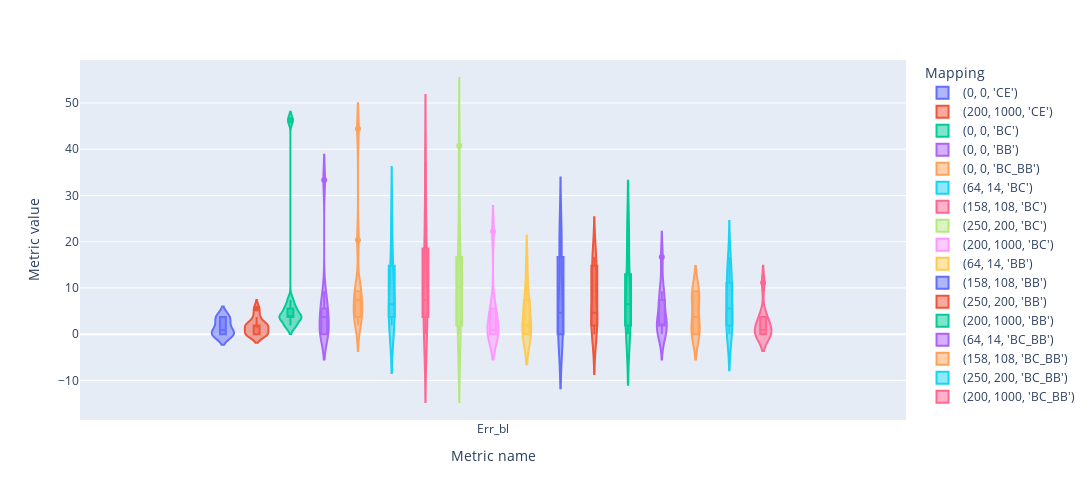

Source (notebook cell):
### Markdown cell above
### Blue highway

### Code cell
fig = px.violin(bl, y='Metric value', x='Metric name', color='Mapping', box=True, height=500, width=1200)
fig.show()

### Figure 1 — Plotly figure (JSON) as saved in the notebook; plotly's stock layout.template omitted (floating-point values rounded to 4 significant figures)
{"data": [{"alignmentgroup": "True", "box": {"visible": true}, "hovertemplate": "Mapping=(0, 0, 'CE')<br>Metric name=%{x}<br>Metric value=%{y}<extra></extra>", "legendgroup": "(0, 0, 'CE')", "marker": {"color": "#636efa"}, "name": "(0, 0, 'CE')", "offsetgroup": "(0, 0, 'CE')", "orientation": "v", "scalegroup": "True", "showlegend": true, "type": "violin", "x": ["Err_bl", "Err_bl", "Err_bl", "Err_bl", "Err_bl", "Err_bl", "Err_bl", "Err_bl", "Err_bl", "Err_bl"], "x0": " ", "xaxis": "x", "y": [1.852, 3.704, 3.704, 0, 0, 1.852, 3.704, 0, 0, 0], "y0": " ", "yaxis": "y"}, {"alignmentgroup": "True", "box": {"visible": true}, "hovertemplate": "Mapping=(200, 1000, 'CE')<br>Metric name=%{x}<br>Metric value=%{y}<extra></extra>", "legendgroup": "(200, 1000, 'CE')", "marker": {"color": "#EF553B"}, "name": "(200, 1000, 'CE')", "offsetgroup": "(200, 1000, 'CE')", "orientation": "v", "scalegroup": "True", "showlegend": true, "type": "violin", "x": ["Err_bl", "Err_bl", "Err_bl", "Err_bl", "Err_bl", "Err_bl", "Err_bl", "Err_bl", "Err_bl", "Err_bl"], "x0": " ", "xaxis": "x", "y": [1.852, 0, 1.852, 1.852, 0, 0, 1.852, 3.704, 5.556, 0], "y0": " ", "yaxis": "y"}, {"alignmentgroup": "True", "box": {"visible": true}, "hovertemplate": "Mapping=(0, 0, 'BC')<br>Metric name=%{x}<br>Metric value=%{y}<extra></extra>", "legendgroup": "(0, 0, 'BC')", "marker": {"color": "#00cc96"}, "name": "(0, 0, 'BC')", "offsetgroup": "(0, 0, 'BC')", "orientation": "v", "scalegroup": "True", "showlegend": true, "type": "violin", "x": ["Err_bl", "Err_bl", "Err_bl", "Err_bl", "Err_bl", "Err_bl", "Err_bl", "Err_bl", "Err_bl", "Err_bl"], "x0": " ", "xaxis": "x", "y": [1.852, 5.556, 3.704, 46.3, 3.704, 5.556, 3.704, 1.852, 7.407, 3.704], "y0": " ", "yaxis": "y"}, {"alignmentgroup": "True", "box": {"visible": true}, "hovertemplate": "Mapping=(0, 0, 'BB')<br>Metric name=%{x}<br>Metric value=%{y}<extra></extra>", "legendgroup": "(0, 0, 'BB')", "marker": {"color": "#ab63fa"}, "name": "(0, 0, 'BB')", "offsetgroup": "(0, 0, 'BB')", "orientation": "v", "scalegroup": "True", "showlegend": true, "type": "violin", "x": ["Err_bl", "Err_bl", "Err_bl", "Err_bl", "Err_bl", "Err_bl", "Err_bl", "Err_bl", "Err_bl", "Err_bl"], "x0": " ", "xaxis": "x", "y": [0, 5.556, 5.556, 33.33, 0, 0, 1.852, 9.259, 5.556, 1.852], "y0": " ", "yaxis": "y"}, {"alignmentgroup": "True", "box": {"visible": true}, "hovertemplate": "Mapping=(0, 0, 'BC_BB')<br>Metric name=%{x}<br>Metric value=%{y}<extra></extra>", "legendgroup": "(0, 0, 'BC_BB')", "marker": {"color": "#FFA15A"}, "name": "(0, 0, 'BC_BB')", "offsetgroup": "(0, 0, 'BC_BB')", "orientation": "v", "scalegroup": "True", "showlegend": true, "type": "violin", "x": ["Err_bl", "Err_bl", "Err_bl", "Err_bl", "Err_bl", "Err_bl", "Err_bl", "Err_bl", "Err_bl", "Err_bl"], "x0": " ", "xaxis": "x", "y": [20.37, 5.556, 9.259, 44.44, 1.852, 9.259, 3.704, 3.704, 9.259, 5.556], "y0": " ", "yaxis": "y"}, {"alignmentgroup": "True", "box": {"visible": true}, "hovertemplate": "Mapping=(64, 14, 'BC')<br>Metric name=%{x}<br>Metric value=%{y}<extra></extra>", "legendgroup": "(64, 14, 'BC')", "marker": {"color": "#19d3f3"}, "name": "(64, 14, 'BC')", "offsetgroup": "(64, 14, 'BC')", "orientation": "v", "scalegroup": "True", "showlegend": true, "type": "violin", "x": ["Err_bl", "Err_bl", "Err_bl", "Err_bl", "Err_bl", "Err_bl", "Err_bl", "Err_bl", "Err_bl", "Err_bl"], "x0": " ", "xaxis": "x", "y": [14.81, 25.93, 14.81, 3.704, 5.556, 1.852, 7.407, 3.704, 1.852, 7.407], "y0": " ", "yaxis": "y"}, {"alignmentgroup": "True", "box": {"visible": true}, "hovertemplate": "Mapping=(158, 108, 'BC')<br>Metric name=%{x}<br>Metric value=%{y}<extra></extra>", "legendgroup": "(158, 108, 'BC')", "marker": {"color": "#FF6692"}, "name": "(158, 108, 'BC')", "offsetgroup": "(158, 108, 'BC')", "orientation": "v", "scalegroup": "True", "showlegend": true, "type": "violin", "x": ["Err_bl", "Err_bl", "Err_bl", "Err_bl", "Err_bl", "Err_bl", "Err_bl", "Err_bl", "Err_bl", "Err_bl"], "x0": " ", "xaxis": "x", "y": [9.259, 3.704, 22.22, 0, 3.704, 37.04, 5.556, 12.96, 18.52, 3.704], "y0": " ", "yaxis": "y"}, {"alignmentgroup": "True", "box": {"visible": true}, "hovertemplate": "Mapping=(250, 200, 'BC')<br>Metric name=%{x}<br>Metric value=%{y}<extra></extra>", "legendgroup": "(250, 200, 'BC')", "marker": {"color": "#B6E880"}, "name": "(250, 200, 'BC')", "offsetgroup": "(250, 200, 'BC')", "orientation": "v", "scalegroup": "True", "showlegend": true, "type": "violin", "x": ["Err_bl", "Err_bl", "Err_bl", "Err_bl", "Err_bl", "Err_bl", "Err_bl", "Err_bl", "Err_bl", "Err_bl"], "x0": " ", "xaxis": "x", "y": [40.74, 9.259, 11.11, 1.852, 0, 11.11, 16.67, 7.407, 0, 25.93], "y0": " ", "yaxis": "y"}, {"alignmentgroup": "True", "box": {"visible": true}, "hovertemplate": "Mapping=(200, 1000, 'BC')<br>Metric name=%{x}<br>Metric value=%{y}<extra></extra>", "legendgroup": "(200, 1000, 'BC')", "marker": {"color": "#FF97FF"}, "name": "(200, 1000, 'BC')", "offsetgroup": "(200, 1000, 'BC')", "orientation": "v", "scalegroup": "True", "showlegend": true, "type": "violin", "x": ["Err_bl", "Err_bl", "Err_bl", "Err_bl", "Err_bl", "Err_bl", "Err_bl", "Err_bl", "Err_bl", "Err_bl"], "x0": " ", "xaxis": "x", "y": [5.556, 3.704, 0, 22.22, 1.852, 0, 0, 5.556, 0, 0], "y0": " ", "yaxis": "y"}, {"alignmentgroup": "True", "box": {"visible": true}, "hovertemplate": "Mapping=(64, 14, 'BB')<br>Metric name=%{x}<br>Metric value=%{y}<extra></extra>", "legendgroup": "(64, 14, 'BB')", "marker": {"color": "#FECB52"}, "name": "(64, 14, 'BB')", "offsetgroup": "(64, 14, 'BB')", "orientation": "v", "scalegroup": "True", "showlegend": true, "type": "violin", "x": ["Err_bl", "Err_bl", "Err_bl", "Err_bl", "Err_bl", "Err_bl", "Err_bl", "Err_bl", "Err_bl", "Err_bl"], "x0": " ", "xaxis": "x", "y": [14.81, 0, 0, 5.556, 0, 7.407, 0, 1.852, 7.407, 1.852], "y0": " ", "yaxis": "y"}, {"alignmentgroup": "True", "box": {"visible": true}, "hovertemplate": "Mapping=(158, 108, 'BB')<br>Metric name=%{x}<br>Metric value=%{y}<extra></extra>", "legendgroup": "(158, 108, 'BB')", "marker": {"color": "#636efa"}, "name": "(158, 108, 'BB')", "offsetgroup": "(158, 108, 'BB')", "orientation": "v", "scalegroup": "True", "showlegend": true, "type": "violin", "x": ["Err_bl", "Err_bl", "Err_bl", "Err_bl", "Err_bl", "Err_bl", "Err_bl", "Err_bl", "Err_bl", "Err_bl"], "x0": " ", "xaxis": "x", "y": [16.67, 5.556, 3.704, 0, 20.37, 0, 0, 5.556, 1.852, 22.22], "y0": " ", "yaxis": "y"}, {"alignmentgroup": "True", "box": {"visible": true}, "hovertemplate": "Mapping=(250, 200, 'BB')<br>Metric name=%{x}<br>Metric value=%{y}<extra></extra>", "legendgroup": "(250, 200, 'BB')", "marker": {"color": "#EF553B"}, "name": "(250, 200, 'BB')", "offsetgroup": "(250, 200, 'BB')", "orientation": "v", "scalegroup": "True", "showlegend": true, "type": "violin", "x": ["Err_bl", "Err_bl", "Err_bl", "Err_bl", "Err_bl", "Err_bl", "Err_bl", "Err_bl", "Err_bl", "Err_bl"], "x0": " ", "xaxis": "x", "y": [14.81, 1.852, 3.704, 3.704, 1.852, 16.67, 5.556, 12.96, 0, 14.81], "y0": " ", "yaxis": "y"}, {"alignmentgroup": "True", "box": {"visible": true}, "hovertemplate": "Mapping=(200, 1000, 'BB')<br>Metric name=%{x}<br>Metric value=%{y}<extra></extra>", "legendgroup": "(200, 1000, 'BB')", "marker": {"color": "#00cc96"}, "name": "(200, 1000, 'BB')", "offsetgroup": "(200, 1000, 'BB')", "orientation": "v", "scalegroup": "True", "showlegend": true, "type": "violin", "x": ["Err_bl", "Err_bl", "Err_bl", "Err_bl", "Err_bl", "Err_bl", "Err_bl", "Err_bl", "Err_bl", "Err_bl"], "x0": " ", "xaxis": "x", "y": [22.22, 0, 12.96, 22.22, 7.407, 5.556, 1.852, 0, 7.407, 5.556], "y0": " ", "yaxis": "y"}, {"alignmentgroup": "True", "box": {"visible": true}, "hovertemplate": "Mapping=(64, 14, 'BC_BB')<br>Metric name=%{x}<br>Metric value=%{y}<extra></extra>", "legendgroup": "(64, 14, 'BC_BB')", "marker": {"color": "#ab63fa"}, "name": "(64, 14, 'BC_BB')", "offsetgroup": "(64, 14, 'BC_BB')", "orientation": "v", "scalegroup": "True", "showlegend": true, "type": "violin", "x": ["Err_bl", "Err_bl", "Err_bl", "Err_bl", "Err_bl", "Err_bl", "Err_bl", "Err_bl", "Err_bl", "Err_bl"], "x0": " ", "xaxis": "x", "y": [16.67, 7.407, 7.407, 1.852, 1.852, 0, 9.259, 1.852, 1.852, 1.852], "y0": " ", "yaxis": "y"}, {"alignmentgroup": "True", "box": {"visible": true}, "hovertemplate": "Mapping=(158, 108, 'BC_BB')<br>Metric name=%{x}<br>Metric value=%{y}<extra></extra>", "legendgroup": "(158, 108, 'BC_BB')", "marker": {"color": "#FFA15A"}, "name": "(158, 108, 'BC_BB')", "offsetgroup": "(158, 108, 'BC_BB')", "orientation": "v", "scalegroup": "True", "showlegend": true, "type": "violin", "x": ["Err_bl", "Err_bl", "Err_bl", "Err_bl", "Err_bl", "Err_bl", "Err_bl", "Err_bl", "Err_bl", "Err_bl"], "x0": " ", "xaxis": "x", "y": [9.259, 0, 0, 1.852, 1.852, 5.556, 0, 9.259, 9.259, 7.407], "y0": " ", "yaxis": "y"}, {"alignmentgroup": "True", "box": {"visible": true}, "hovertemplate": "Mapping=(250, 200, 'BC_BB')<br>Metric name=%{x}<br>Metric value=%{y}<extra></extra>", "legendgroup": "(250, 200, 'BC_BB')", "marker": {"color": "#19d3f3"}, "name": "(250, 200, 'BC_BB')", "offsetgroup": "(250, 200, 'BC_BB')", "orientation": "v", "scalegroup": "True", "showlegend": true, "type": "violin", "x": ["Err_bl", "Err_bl", "Err_bl", "Err_bl", "Err_bl", "Err_bl", "Err_bl", "Err_bl", "Err_bl", "Err_bl"], "x0": " ", "xaxis": "x", "y": [7.407, 1.852, 11.11, 3.704, 16.67, 3.704, 12.96, 0, 0, 11.11], "y0": " ", "yaxis": "y"}, {"alignmentgroup": "True", "box": {"visible": true}, "hovertemplate": "Mapping=(200, 1000, 'BC_BB')<br>Metric name=%{x}<br>Metric value=%{y}<extra></extra>", "legendgroup": "(200, 1000, 'BC_BB')", "marker": {"color": "#FF6692"}, "name": "(200, 1000, 'BC_BB')", "offsetgroup": "(200, 1000, 'BC_BB')", "orientation": "v", "scalegroup": "True", "showlegend": true, "type": "violin", "x": ["Err_bl", "Err_bl", "Err_bl", "Err_bl", "Err_bl", "Err_bl", "Err_bl", "Err_bl", "Err_bl", "Err_bl"], "x0": " ", "xaxis": "x", "y": [0, 0, 3.704, 3.704, 0, 1.852, 11.11, 0, 0, 1.852], "y0": " ", "yaxis": "y"}], "layout": {"height": 500, "legend": {"title": {"text": "Mapping"}, "tracegroupgap": 0}, "margin": {"t": 60}, "violinmode": "group", "width": 1200, "xaxis": {"anchor": "y", "domain": [0, 1], "title": {"text": "Metric name"}}, "yaxis": {"anchor": "x", "domain": [0, 1], "title": {"text": "Metric value"}}}}
